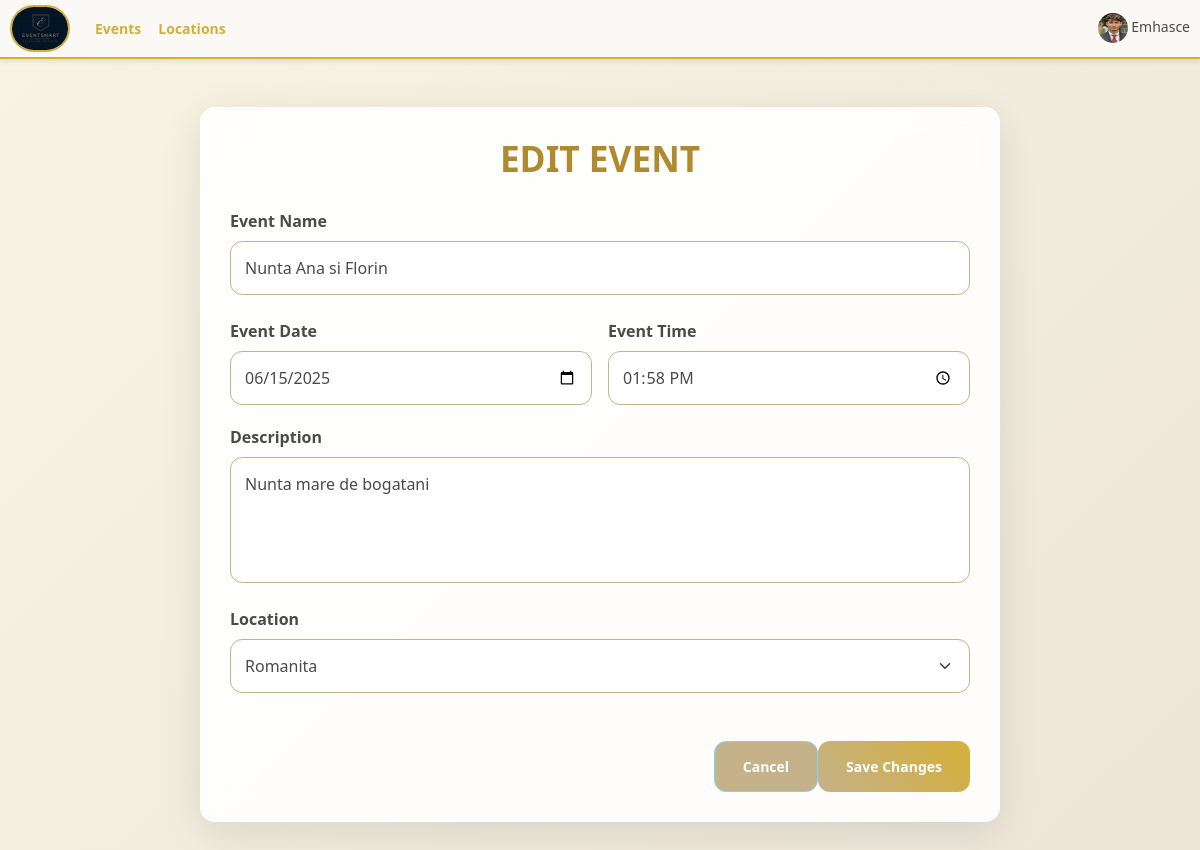
/edit_event/3/ (signed in), run on an earlier commit of the app's database.
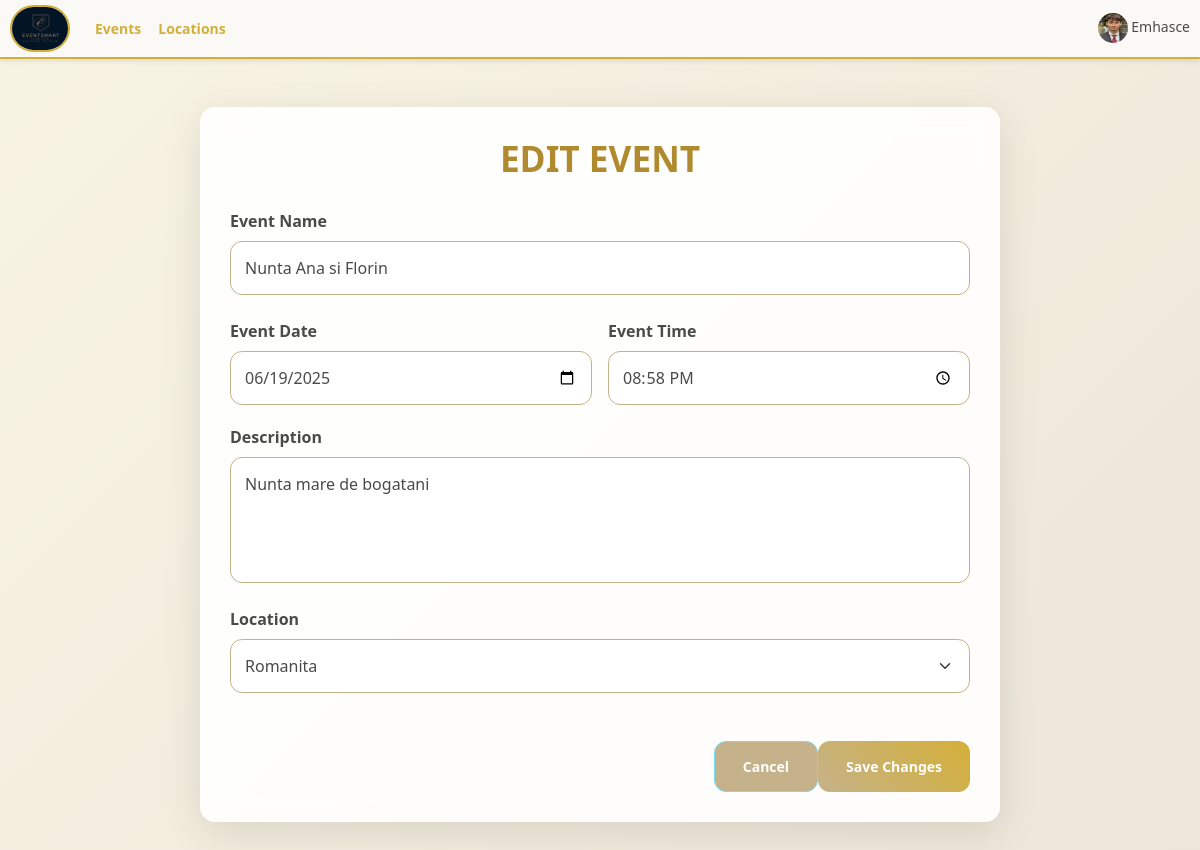
And on a later commit of the database.
### base/models.py (models this page shows, shortened)
class Event(models.Model):
    location = models.ForeignKey(Location, on_delete=models.SET_NULL, null=True, blank=True)
    event_name = models.CharField(max_length=100)
    event_date = models.DateField()
    event_time = models.TimeField()
    event_description = models.TextField(null=True, blank=True)
    created_at = models.DateTimeField(auto_now_add=True)
    guests = models.ManyToManyField(Guests, related_name='events', blank=True)
    completed = models.BooleanField(default=False)
    types = models.ManyToManyField(Type, blank=True)
    cost = models.DecimalField(max_digits=10, decimal_places=2, default=3000)
    updated_at = models.DateTimeField(auto_now=True)
    is_canceled = models.BooleanField(default=False)
    organized_by = models.ForeignKey(
        User,
        on_delete=models.CASCADE,
        related_name="organized_events",
        blank=True,
        null=True
    )

class Location(models.Model):
    owner = models.ForeignKey(User, on_delete=models.SET_NULL, null=True)
    user_account = models.OneToOneField(User, on_delete=models.CASCADE, null=True, related_name='user_account')
    name = models.CharField(max_length=100)
    description = models.TextField(null=True, blank=True)
    gallery = models.ImageField(upload_to='images/', null=True, blank=True)
    location = models.TextField(max_length=30)
    types = models.ManyToManyField(Type, blank=True)
    seats_numbers = models.IntegerField(null=True, blank=True)
    created_at = models.DateTimeField(auto_now_add=True)
    cost = models.DecimalField(max_digits=12, decimal_places=2,default=3000)
    number = models.CharField(max_length=20, default="+(40) 74 83 64 823")
    def __str__(self):
        return self.name

### base/views.py (the view)
@login_required
def edit_event(request, event_id):
    event = get_object_or_404(Event, id=event_id)
    if request.method == 'POST':
        form = EventForm(request.POST, request.FILES, instance=event)
        if form.is_valid():
            form.save()
            messages.success(request, "Event updated successfully!")
            return redirect('event_details', event_id=event.id)
        else:
            messages.error(request, "Please correct the errors below.")
    else:
        form = EventForm(instance=event)
    return render(request, 'base/edit_event.html', {'form': form, 'event': event})

### base/forms.py
class EventForm(forms.ModelForm):
    class Meta:
        model = Event
        fields = [
            'event_name',
            'event_date',
            'event_time',
            'event_description',
            'location',
            'guests',
        ]
    widgets = {
            'event_date': forms.DateInput(attrs={
                'type': 'date',
                'class': 'form-control event-input',  # Adăugăm clasele pentru stilizare
                'placeholder': 'Select Date'
            }),
            'event_time': forms.TimeInput(attrs={
                'type': 'time',
                'class': 'form-control event-input',  # Adăugăm clasele pentru stilizare
                'placeholder': 'Select Time'
            }),
            'event_description': forms.Textarea(attrs={
                'class': 'form-control event-input',
                'rows': 4,
                'placeholder': 'Describe the event'
            }),
            'location': forms.Select(attrs={
                'class': 'form-select event-input',
            }),
        }

### base/context_processors.py (called while the page is built)
def media_url(request):
    return {
        'MEDIA_URL': settings.MEDIA_URL
    }

### base/templates/base/edit_event.html (shortened to what this page needs)
{% extends 'main.html' %}
{% block content %}
<div class="container mt-5">
    <h2>Edit Event</h2>
    <form method="POST" enctype="multipart/form-data">
        <div class="mb-4">
            <label class="form-label">Event Name</label>
            <input type="text" class="form-control" name="event_name"
                   value="{{ form.instance.event_name }}" required>
        </div>
        <div class="row g-3">
            <div class="col-md-6">
                <label class="form-label">Event Date</label>
                <input type="date" class="form-control" name="event_date"
                       value="{{ form.instance.event_date|date:'Y-m-d' }}">
            </div>
            <div class="col-md-6">
                <label class="form-label">Event Time</label>
                <input type="time" class="form-control" name="event_time"
                       value="{{ form.instance.event_time|time:'H:i' }}">
            </div>
        </div>
        <div class="mb-4">
            <label class="form-label">Description</label>
            <textarea class="form-control" name="event_description"
                      rows="4" style="resize: none;">{{ form.instance.event_description }}</textarea>
        </div>
        <div class="mb-4">
            <label class="form-label">Location</label>
            <select class="form-select" name="location">
                {% for choice in form.location.field.choices %}
                    <option value="{{ choice.0 }}" {% if choice.0 == form.instance.location.pk %}selected{% endif %}>
                        {{ choice.1 }}
                    </option>
                {% endfor %}
            </select>
        </div>
        <div class="d-flex justify-content-between mt-5">
            <a href="{% url 'event_details' event.id %}" class="btn btn-secondary">Cancel</a>
            <button type="submit" class="btn btn-primary">Save Changes</button>
        </div>
    </form>
</div>
{% endblock %}

What changed in the data, as far as the page shows it:
changed Event "Nunta Ana si Florin": event_date "06/15/2025" → "06/19/2025"; event_time "13:58" → "20:58"
